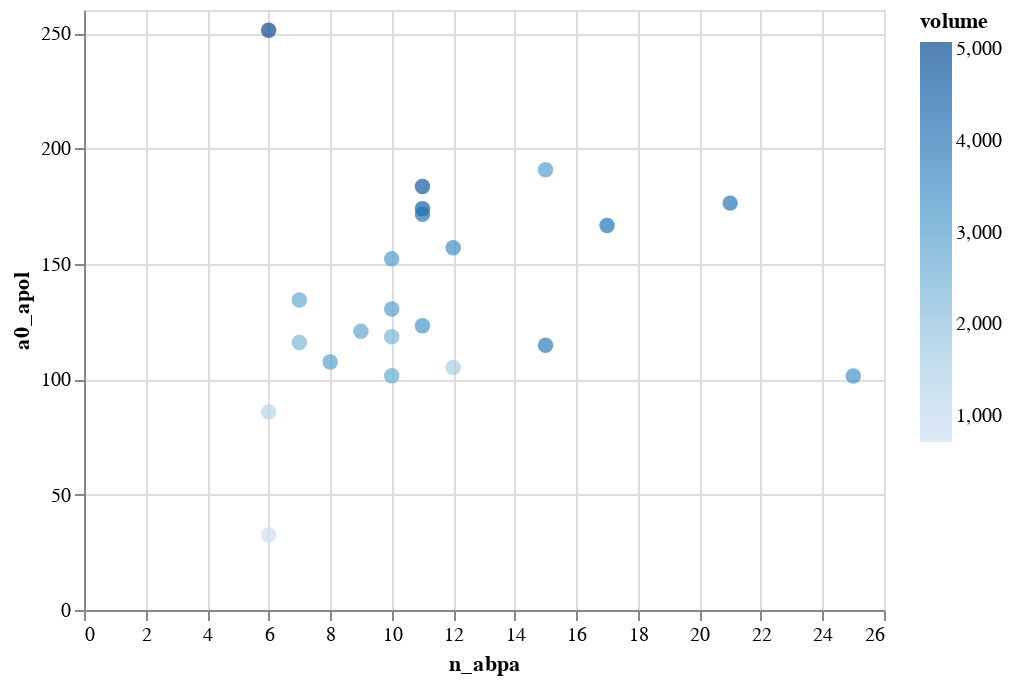

The code cell stored with this chart in its notebook:
### Markdown cell above
Here we can see the distribution of polar versus apolar surface areas of these peptide binding sites under consideration. What is interesting already is that we can clearly distinguish this epitope with these descriptors alone from typical drug binding sites (more hydrophobic in general).

### Code cell
alt.Chart(d).mark_circle(size=60).encode(
    x='n_abpa',
    y='a0_apol',
    color='volume',
    tooltip=['drug_score', 'mean_asph_solv_acc', 'a0_apol','a0_pol',"ala","cys","phe","gly","ile","leu","met","pro","val","trp","tyr"]
).interactive()

### Figure 1 — Vega-Lite specification as saved in the notebook (floating-point values rounded to 4 significant figures)
{"config": {"view": {"continuousWidth": 400, "continuousHeight": 300}}, "data": {"name": "data-3b64e6e8ad891117cdd3f7b20bace7e3"}, "mark": {"type": "circle", "size": 60}, "encoding": {"color": {"type": "quantitative", "field": "volume"}, "tooltip": [{"type": "quantitative", "field": "drug_score"}, {"type": "quantitative", "field": "mean_asph_solv_acc"}, {"type": "quantitative", "field": "flex"}, {"type": "quantitative", "field": "a0_apol"}, {"type": "quantitative", "field": "a0_pol"}, {"type": "quantitative", "field": "ala"}, {"type": "quantitative", "field": "cys"}, {"type": "quantitative", "field": "phe"}, {"type": "quantitative", "field": "gly"}, {"type": "quantitative", "field": "ile"}, {"type": "quantitative", "field": "leu"}, {"type": "quantitative", "field": "met"}, {"type": "quantitative", "field": "pro"}, {"type": "quantitative", "field": "val"}, {"type": "quantitative", "field": "trp"}, {"type": "quantitative", "field": "tyr"}], "x": {"type": "quantitative", "field": "n_abpa"}, "y": {"type": "quantitative", "field": "a0_apol"}}, "selection": {"selector005": {"type": "interval", "bind": "scales", "encodings": ["x", "y"]}}, "$schema": "https://vega.github.io/schema/vega-lite/v4.8.1.json", "datasets": {"data-3b64e6e8ad891117cdd3f7b20bace7e3": [{"cav_id": 1, "drug_score": 0.0021, "volume": 3994.0, "nb_asph": 213, "inter_chain": 0, "apol_asph_proportion": 0.1831, "mean_asph_radius": 4.362, "as_density": 10.83, "mean_asph_solv_acc": 0.5065, "mean_loc_hyd_dens": 10.36, "flex": 0.0, "hydrophobicity_score": 17.7, "volume_score": 4.13, "charge_score": 3, "polarity_score": 31, "a0_apol": 176.3, "a0_pol": 207.8, "af_apol": 91.74, "af_pol": 196.2, "n_abpa": 21, "ala": 1, "cys": 4, "asp": 2, "glu": 3, "phe": 0, "gly": 3, "his": 1, "ile": 4, "lys": 0, "leu": 4, "met": 1, "asn": 3, "pro": 0, "gln": 1, "arg": 1, "ser": 6, "thr": 4, "val": 2, "trp": 3, "tyr": 3, "chain_1_type": 0, "chain_2_type": 0, "num_res_chain_1": 457, "num_res_chain_2": 457, "lig_het_tag": "PSA", "name_chain_1": "A", "name_chain_2": "A"}, {"cav_id": 1, "drug_score": 0.1847, "volume": 4681.0, "nb_asph": 204, "inter_chain": 0, "apol_asph_proportion": 0.3529, "mean_asph_radius": 4.481, "as_density": 10.85, "mean_asph_solv_acc": 0.545, "mean_loc_hyd_dens": 22.0, "flex": 0.0, "hydrophobicity_score": 27.59, "volume_score": 3.471, "charge_score": -8, "polarity_score": 26, "a0_apol": 183.6, "a0_pol": 226.1, "af_apol": 124.2, "af_pol": 226.1, "n_abpa": 11, "ala": 1, "cys": 0, "asp": 0, "glu": 7, "phe": 0, "gly": 2, "his": 1, "ile": 7, "lys": 0, "leu": 8, "met": 4, "asn": 0, "pro": 0, "gln": 4, "arg": 0, "ser": 9, "thr": 5, "val": 0, "trp": 2, "tyr": 1, "chain_1_type": 0, "chain_2_type": 0, "num_res_chain_1": 328, "num_res_chain_2": 328, "lig_het_tag": null, "name_chain_1": "A", "name_chain_2": "A"}, {"cav_id": 1, "drug_score": 1.0, "volume": 2913.0, "nb_asph": 187, "inter_chain": 0, "apol_asph_proportion": 0.5241, "mean_asph_radius": 4.321, "as_density": 11.53, "mean_asph_solv_acc": 0.5341, "mean_loc_hyd_dens": 48.67, "flex": 0.0, "hydrophobicity_score": 34.35, "volume_score": 5.077, "charge_score": 3, "polarity_score": 16, "a0_apol": 107.5, "a0_pol": 84.26, "af_apol": 47.78, "af_pol": 96.32, "n_abpa": 8, "ala": 1, "cys": 2, "asp": 1, "glu": 2, "phe": 0, "gly": 0, "his": 1, "ile": 1, "lys": 1, "leu": 1, "met": 3, "asn": 3, "pro": 0, "gln": 3, "arg": 0, "ser": 1, "thr": 0, "val": 1, "trp": 4, "tyr": 1, "chain_1_type": 0, "chain_2_type": 0, "num_res_chain_1": 238, "num_res_chain_2": 238, "lig_het_tag": null, "name_chain_1": "A", "name_chain_2": "A"}, {"cav_id": 1, "drug_score": 0.9998, "volume": 1568.0, "nb_asph": 110, "inter_chain": 0, "apol_asph_proportion": 0.4182, "mean_asph_radius": 4.52, "as_density": 6.763, "mean_asph_solv_acc": 0.4934, "mean_loc_hyd_dens": 36.83, "flex": 0.0, "hydrophobicity_score": 34.26, "volume_score": 4.852, "charge_score": 0, "polarity_score": 17, "a0_apol": 105.1, "a0_pol": 48.26, "af_apol": 82.19, "af_pol": 27.82, "n_abpa": 12, "ala": 1, "cys": 1, "asp": 2, "glu": 0, "phe": 0, "gly": 3, "his": 2, "ile": 0, "lys": 0, "leu": 2, "met": 1, "asn": 1, "pro": 0, "gln": 3, "arg": 1, "ser": 2, "thr": 0, "val": 0, "trp": 6, "tyr": 2, "chain_1_type": 0, "chain_2_type": 0, "num_res_chain_1": 594, "num_res_chain_2": 594, "lig_het_tag": null, "name_chain_1": "A", "name_chain_2": "A"}, {"cav_id": 1, "drug_score": 0.0044, "volume": 3833.0, "nb_asph": 152, "inter_chain": 0, "apol_asph_proportion": 0.1513, "mean_asph_radius": 4.496, "as_density": 9.852, "mean_asph_solv_acc": 0.5972, "mean_loc_hyd_dens": 9.565, "flex": 0.0, "hydrophobicity_score": -7.595, "volume_score": 3.486, "charge_score": -7, "polarity_score": 27, "a0_apol": 114.7, "a0_pol": 187.8, "af_apol": 70.72, "af_pol": 141.6, "n_abpa": 15, "ala": 2, "cys": 3, "asp": 2, "glu": 8, "phe": 0, "gly": 0, "his": 4, "ile": 4, "lys": 2, "leu": 0, "met": 1, "asn": 0, "pro": 0, "gln": 0, "arg": 2, "ser": 2, "thr": 4, "val": 1, "trp": 1, "tyr": 1, "chain_1_type": 0, "chain_2_type": 0, "num_res_chain_1": 499, "num_res_chain_2": 499, "lig_het_tag": null, "name_chain_1": "A", "name_chain_2": "A"}, {"cav_id": 1, "drug_score": 1.0, "volume": 4532.0, "nb_asph": 205, "inter_chain": 0, "apol_asph_proportion": 0.4537, "mean_asph_radius": 4.563, "as_density": 11.96, "mean_asph_solv_acc": 0.5825, "mean_loc_hyd_dens": 55.1, "flex": 0.0, "hydrophobicity_score": 29.83, "volume_score": 4.933, "charge_score": 5, "polarity_score": 20, "a0_apol": 173.9, "a0_pol": 128.1, "af_apol": 105.1, "af_pol": 183.2, "n_abpa": 11, "ala": 1, "cys": 3, "asp": 1, "glu": 2, "phe": 0, "gly": 0, "his": 1, "ile": 1, "lys": 2, "leu": 1, "met": 3, "asn": 3, "pro": 0, "gln": 3, "arg": 0, "ser": 2, "thr": 1, "val": 1, "trp": 4, "tyr": 1, "chain_1_type": 0, "chain_2_type": 0, "num_res_chain_1": 221, "num_res_chain_2": 221, "lig_het_tag": null, "name_chain_1": "A", "name_chain_2": "A"}, {"cav_id": 1, "drug_score": 0.6107, "volume": 2792.0, "nb_asph": 132, "inter_chain": 0, "apol_asph_proportion": 0.3333, "mean_asph_radius": 4.192, "as_density": 9.48, "mean_asph_solv_acc": 0.5561, "mean_loc_hyd_dens": 15.64, "flex": 0.0, "hydrophobicity_score": 30.11, "volume_score": 3.974, "charge_score": -1, "polarity_score": 16, "a0_apol": 120.7, "a0_pol": 80.06, "af_apol": 86.8, "af_pol": 68.36, "n_abpa": 9, "ala": 1, "cys": 1, "asp": 2, "glu": 3, "phe": 4, "gly": 1, "his": 1, "ile": 3, "lys": 1, "leu": 0, "met": 6, "asn": 1, "pro": 2, "gln": 2, "arg": 2, "ser": 3, "thr": 0, "val": 1, "trp": 2, "tyr": 2, "chain_1_type": 0, "chain_2_type": 0, "num_res_chain_1": 286, "num_res_chain_2": 286, "lig_het_tag": "HOH", "name_chain_1": "A", "name_chain_2": "A"}, {"cav_id": 1, "drug_score": 0.0059, "volume": 4088.0, "nb_asph": 206, "inter_chain": 0, "apol_asph_proportion": 0.165, "mean_asph_radius": 4.314, "as_density": 10.2, "mean_asph_solv_acc": 0.5104, "mean_loc_hyd_dens": 11.0, "flex": 0.0, "hydrophobicity_score": 19.14, "volume_score": 4.233, "charge_score": 2, "polarity_score": 29, "a0_apol": 166.7, "a0_pol": 217.2, "af_apol": 91.74, "af_pol": 173.5, "n_abpa": 17, "ala": 1, "cys": 3, "asp": 2, "glu": 3, "phe": 0, "gly": 3, "his": 1, "ile": 4, "lys": 0, "leu": 3, "met": 2, "asn": 3, "pro": 0, "gln": 1, "arg": 1, "ser": 4, "thr": 4, "val": 2, "trp": 4, "tyr": 2, "chain_1_type": 0, "chain_2_type": 0, "num_res_chain_1": 409, "num_res_chain_2": 409, "lig_het_tag": "PSA", "name_chain_1": "A", "name_chain_2": "A"}, {"cav_id": 1, "drug_score": 1.0, "volume": 717.5, "nb_asph": 91, "inter_chain": 0, "apol_asph_proportion": 0.7363, "mean_asph_radius": 3.941, "as_density": 5.032, "mean_asph_solv_acc": 0.4513, "mean_loc_hyd_dens": 63.07, "flex": 0.0, "hydrophobicity_score": 22.8, "volume_score": 3.95, "charge_score": 0, "polarity_score": 10, "a0_apol": 32.61, "a0_pol": 50.8, "af_apol": 15.29, "af_pol": 22.78, "n_abpa": 6, "ala": 0, "cys": 1, "asp": 2, "glu": 2, "phe": 0, "gly": 1, "his": 1, "ile": 2, "lys": 1, "leu": 2, "met": 1, "asn": 1, "pro": 1, "gln": 1, "arg": 0, "ser": 1, "thr": 0, "val": 0, "trp": 0, "tyr": 3, "chain_1_type": 0, "chain_2_type": 0, "num_res_chain_1": 403, "num_res_chain_2": 403, "lig_het_tag": "0TJ", "name_chain_1": "A", "name_chain_2": "A"}, {"cav_id": 1, "drug_score": 0.9998, "volume": 5078.0, "nb_asph": 144, "inter_chain": 0, "apol_asph_proportion": 0.625, "mean_asph_radius": 4.433, "as_density": 12.16, "mean_asph_solv_acc": 0.6764, "mean_loc_hyd_dens": 31.22, "flex": 0.0, "hydrophobicity_score": 33.91, "volume_score": 4.324, "charge_score": 5, "polarity_score": 16, "a0_apol": 251.3, "a0_pol": 72.34, "af_apol": 204.5, "af_pol": 122.4, "n_abpa": 6, "ala": 1, "cys": 2, "asp": 2, "glu": 1, "phe": 0, "gly": 2, "his": 1, "ile": 3, "lys": 3, "leu": 0, "met": 1, "asn": 2, "pro": 2, "gln": 5, "arg": 0, "ser": 0, "thr": 2, "val": 1, "trp": 0, "tyr": 6, "chain_1_type": 0, "chain_2_type": 0, "num_res_chain_1": 151, "num_res_chain_2": 151, "lig_het_tag": null, "name_chain_1": "A", "name_chain_2": "A"}, {"cav_id": 1, "drug_score": 1.0, "volume": 2990.0, "nb_asph": 162, "inter_chain": 0, "apol_asph_proportion": 0.5741, "mean_asph_radius": 4.436, "as_density": 11.15, "mean_asph_solv_acc": 0.5545, "mean_loc_hyd_dens": 45.05, "flex": 0.0, "hydrophobicity_score": 34.38, "volume_score": 5.167, "charge_score": 3, "polarity_score": 16, "a0_apol": 190.8, "a0_pol": 108.1, "af_apol": 97.48, "af_pol": 90.88, "n_abpa": 15, "ala": 1, "cys": 2, "asp": 1, "glu": 2, "phe": 0, "gly": 0, "his": 1, "ile": 0, "lys": 2, "leu": 0, "met": 3, "asn": 2, "pro": 0, "gln": 3, "arg": 0, "ser": 1, "thr": 0, "val": 1, "trp": 4, "tyr": 1, "chain_1_type": 0, "chain_2_type": 0, "num_res_chain_1": 220, "num_res_chain_2": 220, "lig_het_tag": "707", "name_chain_1": "A", "name_chain_2": "A"}, {"cav_id": 1, "drug_score": 1.0, "volume": 3402.0, "nb_asph": 189, "inter_chain": 0, "apol_asph_proportion": 0.5767, "mean_asph_radius": 4.503, "as_density": 10.82, "mean_asph_solv_acc": 0.5895, "mean_loc_hyd_dens": 52.4, "flex": 0.0, "hydrophobicity_score": 27.81, "volume_score": 5.148, "charge_score": 5, "polarity_score": 19, "a0_apol": 157.0, "a0_pol": 101.3, "af_apol": 97.48, "af_pol": 113.7, "n_abpa": 12, "ala": 1, "cys": 2, "asp": 2, "glu": 2, "phe": 0, "gly": 0, "his": 1, "ile": 0, "lys": 2, "leu": 0, "met": 3, "asn": 4, "pro": 0, "gln": 3, "arg": 0, "ser": 1, "thr": 0, "val": 1, "trp": 4, "tyr": 1, "chain_1_type": 0, "chain_2_type": 0, "num_res_chain_1": 329, "num_res_chain_2": 329, "lig_het_tag": null, "name_chain_1": "A", "name_chain_2": "A"}, {"cav_id": 1, "drug_score": 1.0, "volume": 3012.0, "nb_asph": 188, "inter_chain": 0, "apol_asph_proportion": 0.5053, "mean_asph_radius": 4.484, "as_density": 11.07, "mean_asph_solv_acc": 0.5665, "mean_loc_hyd_dens": 54.99, "flex": 0.0, "hydrophobicity_score": 35.85, "volume_score": 5.077, "charge_score": 5, "polarity_score": 16, "a0_apol": 130.4, "a0_pol": 136.3, "af_apol": 68.81, "af_pol": 99.6, "n_abpa": 10, "ala": 1, "cys": 2, "asp": 1, "glu": 2, "phe": 0, "gly": 0, "his": 0, "ile": 1, "lys": 2, "leu": 1, "met": 3, "asn": 3, "pro": 0, "gln": 3, "arg": 0, "ser": 1, "thr": 0, "val": 1, "trp": 4, "tyr": 1, "chain_1_type": 0, "chain_2_type": 0, "num_res_chain_1": 219, "num_res_chain_2": 219, "lig_het_tag": null, "name_chain_1": "A", "name_chain_2": "A"}, {"cav_id": 1, "drug_score": 1.0, "volume": 3086.0, "nb_asph": 168, "inter_chain": 0, "apol_asph_proportion": 0.5893, "mean_asph_radius": 4.509, "as_density": 10.67, "mean_asph_solv_acc": 0.5794, "mean_loc_hyd_dens": 47.92, "flex": 0.0, "hydrophobicity_score": 34.5, "volume_score": 5.125, "charge_score": 4, "polarity_score": 16, "a0_apol": 152.2, "a0_pol": 92.72, "af_apol": 101.3, "af_pol": 76.83, "n_abpa": 10, "ala": 1, "cys": 2, "asp": 2, "glu": 2, "phe": 0, "gly": 0, "his": 0, "ile": 0, "lys": 2, "leu": 0, "met": 3, "asn": 2, "pro": 0, "gln": 3, "arg": 0, "ser": 1, "thr": 0, "val": 1, "trp": 4, "tyr": 1, "chain_1_type": 0, "chain_2_type": 0, "num_res_chain_1": 221, "num_res_chain_2": 221, "lig_het_tag": "KAC", "name_chain_1": "A", "name_chain_2": "A"}, {"cav_id": 1, "drug_score": 0.9371, "volume": 3251.0, "nb_asph": 167, "inter_chain": 0, "apol_asph_proportion": 0.3174, "mean_asph_radius": 4.206, "as_density": 11.08, "mean_asph_solv_acc": 0.5608, "mean_loc_hyd_dens": 17.32, "flex": 0.0, "hydrophobicity_score": 20.97, "volume_score": 3.743, "charge_score": 3, "polarity_score": 23, "a0_apol": 123.2, "a0_pol": 114.0, "af_apol": 86.01, "af_pol": 68.1, "n_abpa": 11, "ala": 0, "cys": 0, "asp": 1, "glu": 1, "phe": 4, "gly": 3, "his": 0, "ile": 5, "lys": 2, "leu": 0, "met": 1, "asn": 2, "pro": 0, "gln": 1, "arg": 0, "ser": 6, "thr": 2, "val": 1, "trp": 5, "tyr": 1, "chain_1_type": 0, "chain_2_type": 0, "num_res_chain_1": 288, "num_res_chain_2": 288, "lig_het_tag": null, "name_chain_1": "A", "name_chain_2": "A"}, {"cav_id": 1, "drug_score": 1.0, "volume": 4101.0, "nb_asph": 206, "inter_chain": 0, "apol_asph_proportion": 0.4806, "mean_asph_radius": 4.533, "as_density": 11.88, "mean_asph_solv_acc": 0.5866, "mean_loc_hyd_dens": 51.54, "flex": 0.0, "hydrophobicity_score": 29.83, "volume_score": 4.933, "charge_score": 5, "polarity_score": 20, "a0_apol": 171.5, "a0_pol": 155.9, "af_apol": 120.4, "af_pol": 165.8, "n_abpa": 11, "ala": 1, "cys": 3, "asp": 1, "glu": 2, "phe": 0, "gly": 0, "his": 1, "ile": 1, "lys": 2, "leu": 1, "met": 3, "asn": 3, "pro": 0, "gln": 3, "arg": 0, "ser": 2, "thr": 1, "val": 1, "trp": 4, "tyr": 1, "chain_1_type": 0, "chain_2_type": 0, "num_res_chain_1": 221, "num_res_chain_2": 221, "lig_het_tag": null, "name_chain_1": "A", "name_chain_2": "A"}, {"cav_id": 1, "drug_score": 0.0344, "volume": 2347.0, "nb_asph": 129, "inter_chain": 0, "apol_asph_proportion": 0.2558, "mean_asph_radius": 4.492, "as_density": 7.882, "mean_asph_solv_acc": 0.5488, "mean_loc_hyd_dens": 17.39, "flex": 0.0, "hydrophobicity_score": 22.62, "volume_score": 3.654, "charge_score": 2, "polarity_score": 14, "a0_apol": 115.9, "a0_pol": 97.27, "af_apol": 76.45, "af_pol": 137.9, "n_abpa": 7, "ala": 3, "cys": 1, "asp": 1, "glu": 1, "phe": 1, "gly": 2, "his": 1, "ile": 1, "lys": 3, "leu": 0, "met": 3, "asn": 0, "pro": 2, "gln": 1, "arg": 1, "ser": 1, "thr": 4, "val": 0, "trp": 0, "tyr": 0, "chain_1_type": 0, "chain_2_type": 0, "num_res_chain_1": 300, "num_res_chain_2": 300, "lig_het_tag": null, "name_chain_1": "A", "name_chain_2": "A"}, {"cav_id": 1, "drug_score": 0.9945, "volume": 2723.0, "nb_asph": 160, "inter_chain": 0, "apol_asph_proportion": 0.3, "mean_asph_radius": 4.46, "as_density": 7.736, "mean_asph_solv_acc": 0.55, "mean_loc_hyd_dens": 32.38, "flex": 0.0, "hydrophobicity_score": 25.85, "volume_score": 3.731, "charge_score": 2, "polarity_score": 13, "a0_apol": 134.4, "a0_pol": 76.78, "af_apol": 114.7, "af_pol": 98.0, "n_abpa": 7, "ala": 3, "cys": 1, "asp": 1, "glu": 1, "phe": 1, "gly": 2, "his": 1, "ile": 1, "lys": 3, "leu": 0, "met": 4, "asn": 0, "pro": 2, "gln": 1, "arg": 1, "ser": 1, "thr": 3, "val": 0, "trp": 0, "tyr": 0, "chain_1_type": 0, "chain_2_type": 0, "num_res_chain_1": 305, "num_res_chain_2": 305, "lig_het_tag": null, "name_chain_1": "A", "name_chain_2": "A"}, {"cav_id": 1, "drug_score": 0.7819, "volume": 2305.0, "nb_asph": 126, "inter_chain": 0, "apol_asph_proportion": 0.2302, "mean_asph_radius": 4.353, "as_density": 8.228, "mean_asph_solv_acc": 0.5621, "mean_loc_hyd_dens": 18.28, "flex": 0.0, "hydrophobicity_score": 25.24, "volume_score": 3.8, "charge_score": 2, "polarity_score": 13, "a0_apol": 118.4, "a0_pol": 59.13, "af_apol": 91.74, "af_pol": 50.54, "n_abpa": 10, "ala": 2, "cys": 1, "asp": 1, "glu": 1, "phe": 1, "gly": 2, "his": 1, "ile": 1, "lys": 3, "leu": 0, "met": 4, "asn": 0, "pro": 2, "gln": 1, "arg": 1, "ser": 1, "thr": 3, "val": 0, "trp": 0, "tyr": 0, "chain_1_type": 0, "chain_2_type": 0, "num_res_chain_1": 2308, "num_res_chain_2": 2308, "lig_het_tag": null, "name_chain_1": "A", "name_chain_2": "A"}, {"cav_id": 1, "drug_score": 0.9522, "volume": 1336.0, "nb_asph": 125, "inter_chain": 1, "apol_asph_proportion": 0.296, "mean_asph_radius": 4.274, "as_density": 5.871, "mean_asph_solv_acc": 0.4963, "mean_loc_hyd_dens": 31.73, "flex": 0.0, "hydrophobicity_score": 23.71, "volume_score": 3.917, "charge_score": 2, "polarity_score": 14, "a0_apol": 85.82, "a0_pol": 72.27, "af_apol": 47.78, "af_pol": 82.27, "n_abpa": 6, "ala": 0, "cys": 1, "asp": 1, "glu": 1, "phe": 2, "gly": 1, "his": 1, "ile": 1, "lys": 3, "leu": 0, "met": 3, "asn": 0, "pro": 2, "gln": 1, "arg": 1, "ser": 2, "thr": 3, "val": 0, "trp": 1, "tyr": 0, "chain_1_type": 0, "chain_2_type": 0, "num_res_chain_1": 306, "num_res_chain_2": 305, "lig_het_tag": null, "name_chain_1": "A", "name_chain_2": "B"}, {"cav_id": 1, "drug_score": 0.9989, "volume": 3323.0, "nb_asph": 273, "inter_chain": 1, "apol_asph_proportion": 0.348, "mean_asph_radius": 4.525, "as_density": 10.34, "mean_asph_solv_acc": 0.5392, "mean_loc_hyd_dens": 35.58, "flex": 0.0, "hydrophobicity_score": 22.44, "volume_score": 3.698, "charge_score": 1, "polarity_score": 27, "a0_apol": 101.4, "a0_pol": 180.4, "af_apol": 42.05, "af_pol": 149.8, "n_abpa": 25, "ala": 2, "cys": 2, "asp": 1, "glu": 3, "phe": 3, "gly": 1, "his": 1, "ile": 4, "lys": 2, "leu": 0, "met": 3, "asn": 1, "pro": 0, "gln": 1, "arg": 0, "ser": 5, "thr": 7, "val": 2, "trp": 2, "tyr": 3, "chain_1_type": 0, "chain_2_type": 0, "num_res_chain_1": 239, "num_res_chain_2": 7, "lig_het_tag": "CNT", "name_chain_1": "B", "name_chain_2": "D"}, {"cav_id": 1, "drug_score": 0.9976, "volume": 2663.0, "nb_asph": 125, "inter_chain": 0, "apol_asph_proportion": 0.352, "mean_asph_radius": 4.603, "as_density": 9.056, "mean_asph_solv_acc": 0.5855, "mean_loc_hyd_dens": 29.32, "flex": 0.0, "hydrophobicity_score": 10.47, "volume_score": 4.125, "charge_score": 3, "polarity_score": 22, "a0_apol": 101.5, "a0_pol": 100.1, "af_apol": 97.48, "af_pol": 66.25, "n_abpa": 10, "ala": 2, "cys": 4, "asp": 2, "glu": 2, "phe": 2, "gly": 1, "his": 3, "ile": 1, "lys": 3, "leu": 0, "met": 1, "asn": 1, "pro": 0, "gln": 1, "arg": 1, "ser": 2, "thr": 2, "val": 1, "trp": 1, "tyr": 2, "chain_1_type": 0, "chain_2_type": 0, "num_res_chain_1": 271, "num_res_chain_2": 271, "lig_het_tag": "CAC", "name_chain_1": "A", "name_chain_2": "A"}]}}
